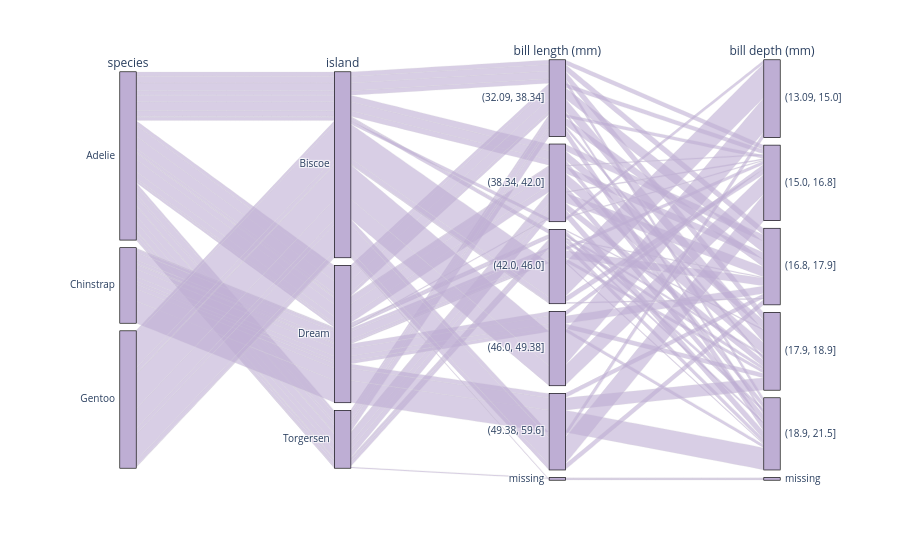

Notebook source saved alongside this figure:
### Code cell
# parallel sets version
df_quintiles = df_penguins.copy()

for col in ["bill length (mm)", "bill depth (mm)"]:
    df_quintiles[col] = pd.qcut(
        df_quintiles[col],
        q=5,
        precision=2,
        duplicates="drop"
    ).astype(str)

df_quintiles["_color"] = 0  # constant so all ribbons get the same color

df_quintiles = df_quintiles.fillna("missing").replace("nan", "missing")

fig = px.parallel_categories(
    df_quintiles,
    dimensions=var_list,
    color="_color",
    color_continuous_scale=["#beaed4", "#beaed4"]
)

# put missing at the end
fig.update_traces(
    dimensions=[
        dict(values=df_quintiles[col], label=col, categoryorder="array", categoryarray=cats)
        for col, cats in {
            col: sorted([c for c in df_quintiles[col].unique() if c != "missing"]) + ["missing"]
            for col in var_list
        }.items()
    ]
)
fig.update_layout(coloraxis_showscale=False)

fig.show()

# save image
# fig.write_image("figures/parset_example.png", scale=3)

### Figure 1 — Plotly figure (JSON) as saved in the notebook; plotly's stock layout.template omitted (floating-point values rounded to 4 significant figures; data arrays with more than 128 entries replaced by an {"elided": "..."} marker saying what was removed)
{"data": [{"dimensions": [{"categoryarray": ["Adelie", "Chinstrap", "Gentoo", "missing"], "categoryorder": "array", "label": "species", "values": {"elided": "344 str values"}}, {"categoryarray": ["Biscoe", "Dream", "Torgersen", "missing"], "categoryorder": "array", "label": "island", "values": {"elided": "344 str values"}}, {"categoryarray": ["(32.09, 38.34]", "(38.34, 42.0]", "(42.0, 46.0]", "(46.0, 49.38]", "(49.38, 59.6]", "missing"], "categoryorder": "array", "label": "bill length (mm)", "values": {"elided": "344 str values"}}, {"categoryarray": ["(13.09, 15.0]", "(15.0, 16.8]", "(16.8, 17.9]", "(17.9, 18.9]", "(18.9, 21.5]", "missing"], "categoryorder": "array", "label": "bill depth (mm)", "values": {"elided": "344 str values"}}], "domain": {"x": [0, 1], "y": [0, 1]}, "line": {"color": {"elided": "344 int values"}, "coloraxis": "coloraxis"}, "name": "", "type": "parcats"}], "layout": {"coloraxis": {"colorbar": {"title": {"text": "_color"}}, "colorscale": [[0, "#beaed4"], [1, "#beaed4"]], "showscale": false}, "legend": {"tracegroupgap": 0}, "margin": {"t": 60}}}
